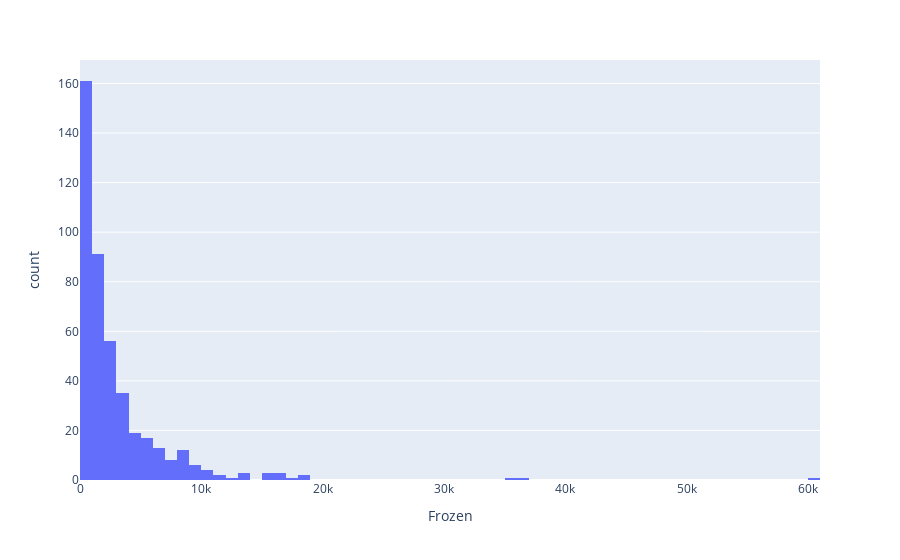

Write notebook code for a chart like this one.
### Code cell
# Frozen:

px.histogram(data, x='Frozen')

### Figure 1 — Plotly figure (JSON) as saved in the notebook; plotly's stock layout.template omitted (floating-point values rounded to 4 significant figures; data arrays with more than 128 entries replaced by an {"elided": "..."} marker saying what was removed)
{"data": [{"alignmentgroup": "True", "bingroup": "x", "hoverlabel": {"namelength": 0}, "hovertemplate": "Frozen=%{x}<br>count=%{y}", "legendgroup": "", "marker": {"color": "#636efa"}, "name": "", "offsetgroup": "", "orientation": "v", "showlegend": false, "type": "histogram", "x": {"elided": "440 int values"}, "xaxis": "x", "yaxis": "y"}], "layout": {"barmode": "relative", "legend": {"tracegroupgap": 0}, "margin": {"t": 60}, "xaxis": {"anchor": "y", "domain": [0, 1], "title": {"text": "Frozen"}}, "yaxis": {"anchor": "x", "domain": [0, 1], "title": {"text": "count"}}}}
